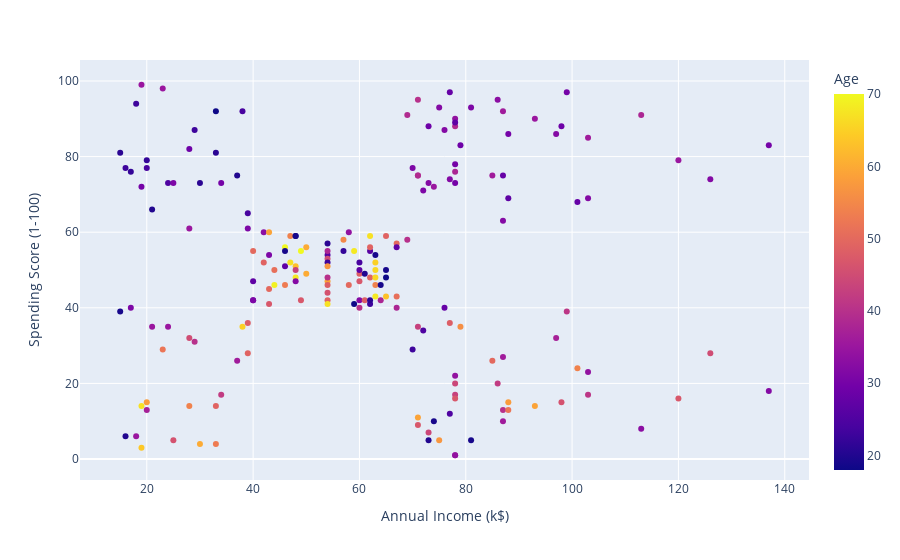

Here is the notebook cell this chart was saved with:
### Code cell
px.scatter(allen, x='Annual Income (k$)', y='Spending Score (1-100)', color='Age')

### Figure 1 — Plotly figure (JSON) as saved in the notebook; plotly's stock layout.template omitted (floating-point values rounded to 4 significant figures; data arrays with more than 128 entries replaced by an {"elided": "..."} marker saying what was removed)
{"data": [{"hovertemplate": "Annual Income (k$)=%{x}<br>Spending Score (1-100)=%{y}<br>Age=%{marker.color}<extra></extra>", "legendgroup": "", "marker": {"color": {"elided": "200 int values"}, "coloraxis": "coloraxis", "symbol": "circle"}, "mode": "markers", "name": "", "orientation": "v", "showlegend": false, "type": "scatter", "x": {"elided": "200 int values"}, "xaxis": "x", "y": {"elided": "200 int values"}, "yaxis": "y"}], "layout": {"coloraxis": {"colorbar": {"title": {"text": "Age"}}, "colorscale": [[0, "#0d0887"], [0.1111, "#46039f"], [0.2222, "#7201a8"], [0.3333, "#9c179e"], [0.4444, "#bd3786"], [0.5556, "#d8576b"], [0.6667, "#ed7953"], [0.7778, "#fb9f3a"], [0.8889, "#fdca26"], [1, "#f0f921"]]}, "legend": {"tracegroupgap": 0}, "margin": {"t": 60}, "xaxis": {"anchor": "y", "domain": [0, 1], "title": {"text": "Annual Income (k$)"}}, "yaxis": {"anchor": "x", "domain": [0, 1], "title": {"text": "Spending Score (1-100)"}}}}
